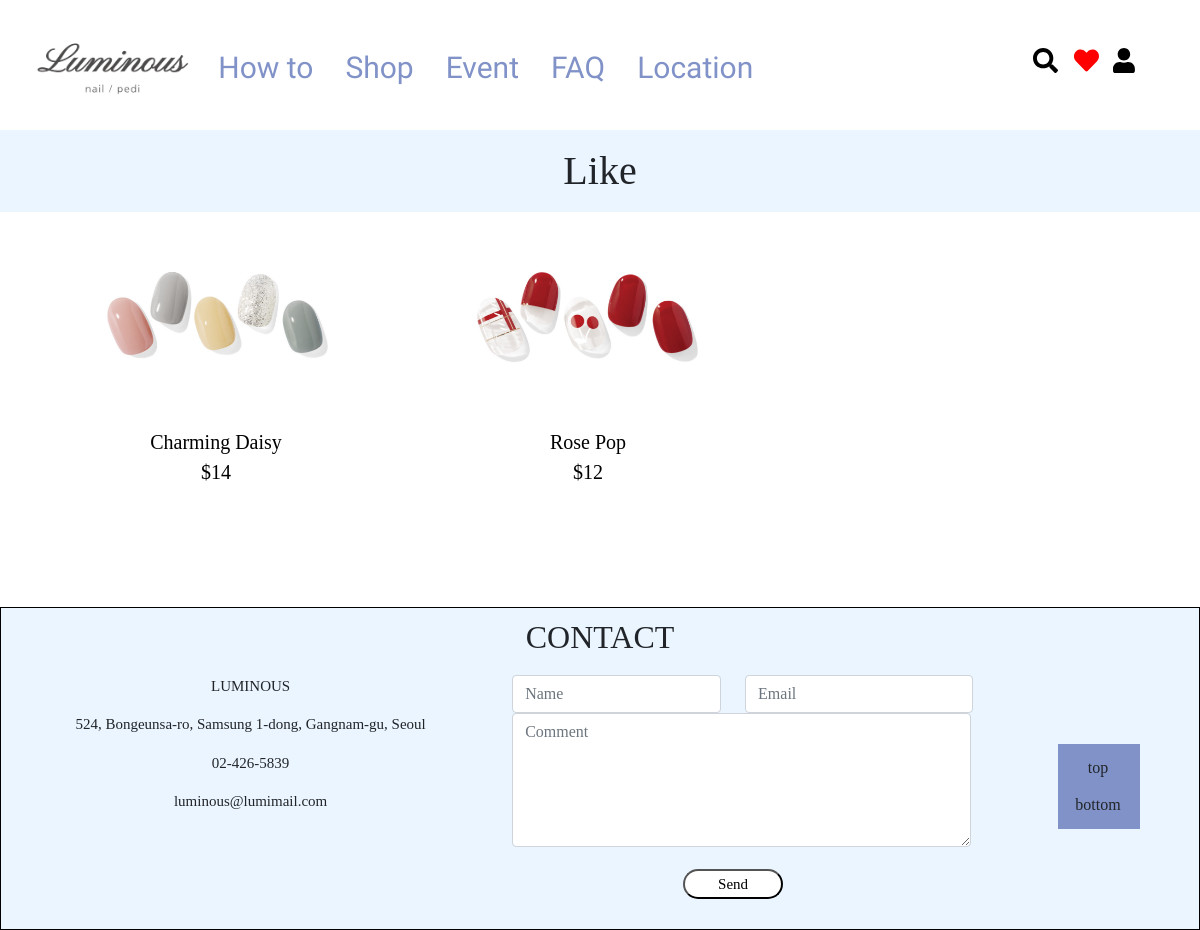
The app's page /like/ (signed in) with its own data.
### web/models.py (models this page shows, shortened)
class Like(models.Model):
    userID = models.TextField()
    product = models.ForeignKey(Product, on_delete=models.CASCADE)

class Product(models.Model):
    title = models.CharField(max_length=100)
    content = models.TextField(blank=True, null=True)
    price = models.CharField(max_length=7)
    image = models.ImageField(upload_to='product')
    category = models.CharField(max_length=20)
    special = models.CharField(max_length=8, blank=True, null=True)

### web/views.py (the view)
# urls.py: path('like/',views.like, name='like'),
def like(request):
    userID = request.user.id
    if not userID:
        results = ""
        return render(request, 'page/like.html')
    results = Like.objects.filter(userID__icontains=userID)
    context = {
        'products' : results
    }
    return render(request, 'page/like.html', context)

### web/templates/page/like.html (shortened to what this page needs)
{% extends 'page/base.html' %}
    {% load static %}
    {% block extrahead %}
    <link rel="stylesheet" href="{% static 'page/css/base.css' %}">
    {% endblock %}
    {% block content %}
    <h1 style="padding:17px; background-color:#EBF5FF" id="head">Like</h1>
    <section class="container text-center">
        <div class="row">
            {% if products %}
            <div class="row">
                {% for item in products %}
                <div class="col-sm-4">
                    <a href="{% url 'detail' item.product.id %}" style="text-decoration: none; color: black;">
                        <img src="{{ item.product.image.url }}" style="overflow: hidden;" width="70%" height="auto">
                    <p style="font-size:20px; text-align:center; margin-bottom: 40px;">{{ item.product.title }}<br>${{ item.product.price }}</p>
                    </a>
                </div>
                {% endfor %}
            </div>
            {% else %}
            <p style="font-size:40px; text-align:center; margin-top: 50px; margin-bottom: 50px;">You have No Likes!<br>Let's add one</p>
            {% endif %}
        </div>
    </section>
    {% endblock content %}

### web/static/page/css/base.css (style rules this page uses)
* { font-family: 'Playfair Display', serif; }
#head { text-align : center; }

### records on screen
Like: product.image (picture), product "Charming Daisy", product.price "14"
Like: product.image (picture), product "Rose Pop", product.price "12"
